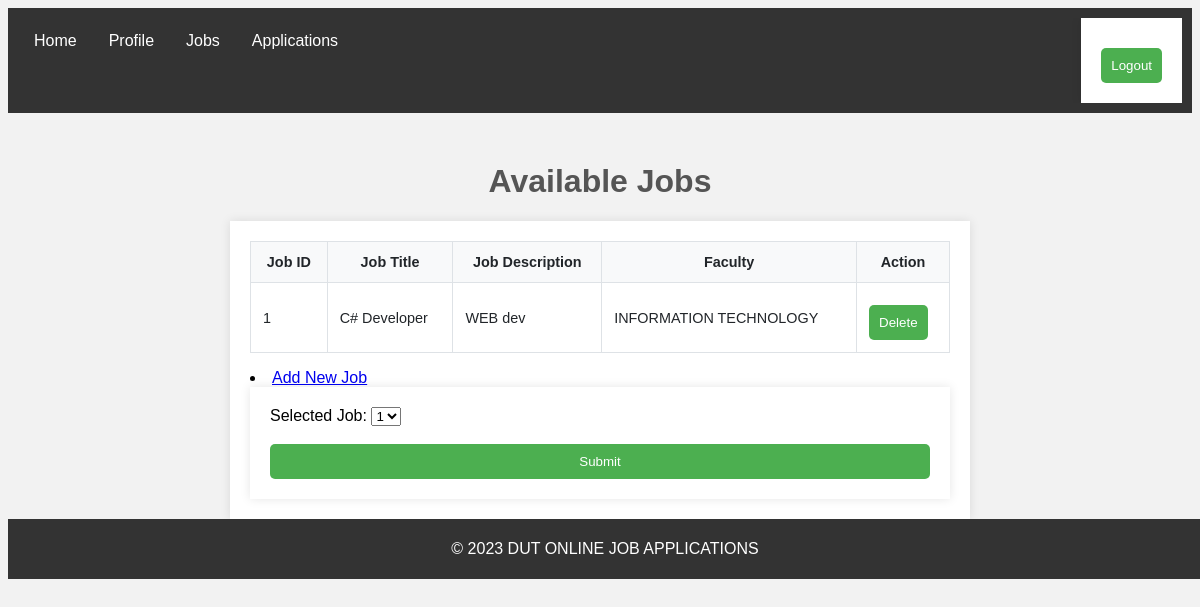
Page /selectedFile on the earlier database version.
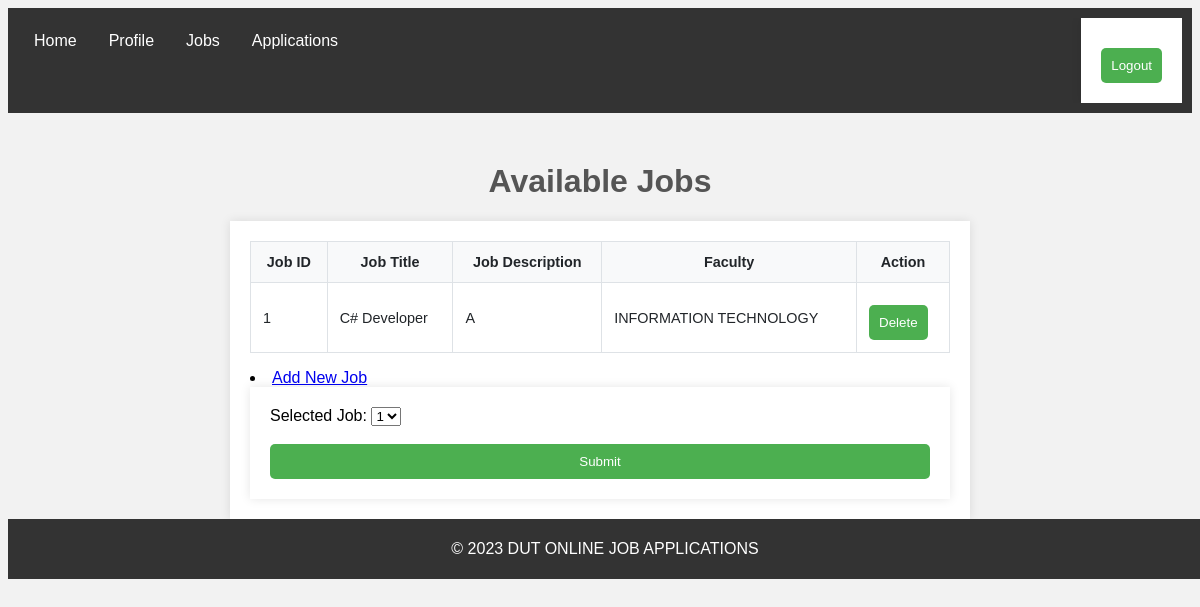
Same page on the later database version.
### tables this page shows
CREATE TABLE jobs (JobId INTEGER PRIMARY KEY, Job_Title TEXT, Job_Description TEXT, Faculty TEXT);

### LoginSystemNew.py (the view)
@myapp.route('/selectedFile')
def index():
    conn = sqlite3.connect('Login.db')
    cursor = conn.cursor()
    cursor.execute('SELECT JobId, Job_Title, Job_Description, Faculty FROM jobs')
    jobs = cursor.fetchall()
    conn.close()
    return render_template('selectedFile.html', jobs=jobs)

### Templates/selectedFile.html (shortened to what this page needs)
<!DOCTYPE html>
<html>
  <head>
  </head>
  <body>
    <nav>
      <ul>
        <li><a href="/loggedin">Home</a></li>
        <li><a href="/updateadminprofile">Profile</a></li>
        <li><a href="/selectedFile">Jobs</a></li>
        <li><a href="/applications">Applications</a></li>
        <li style="float: right;">
          <form action="/logout" method="post">
            <button type="submit">Logout</button>
          </form>
          </li>
      </ul>
    </nav>
    <h1>Available Jobs</h1>
    <form>
      <table>
        <thead>
          <tr>
            <th>Job ID</th>
            <th>Job Title</th>
            <th>Job Description</th>
            <th>Faculty</th>
            <th>Action</th>
          </tr>
        </thead>
        <tbody>
          {% for job in jobs %}
          <tr>
            <td>{{ job[0] }}</td>
            <td>{{ job[1] }}</td>
            <td>{{ job[2] }}</td>
            <td>{{ job[3] }}</td>
            <td>
              <form method="POST" action="{{ url_for('delete_job') }}">
                <button type="submit">Delete</button>
              </form>
            </td>
          </tr>
          {% endfor %}
        </tbody>
      </table>
      <li><a href="/addjob">Add New Job</a></li>
    </form>
    <form method="POST" action="{{ url_for('select_job') }}">
      <label for="selected_job">Selected Job:</label>
      <select id="selected_job" name="selected_job">
        {% for job in jobs %}
        <option value="{{ job[0] }}">{{ job[0] }}</option>
        {% endfor %}
      </select>
      <br>
      <br>
      <input type="submit" value="Submit">
    </form>
  </body>
  <footer>
    <p>&copy; 2023 DUT ONLINE JOB APPLICATIONS</p>
  </footer>
</html>

Differences in the rows shown:
changed jobs "C# Developer": Job_Description "WEB dev" → "A"
